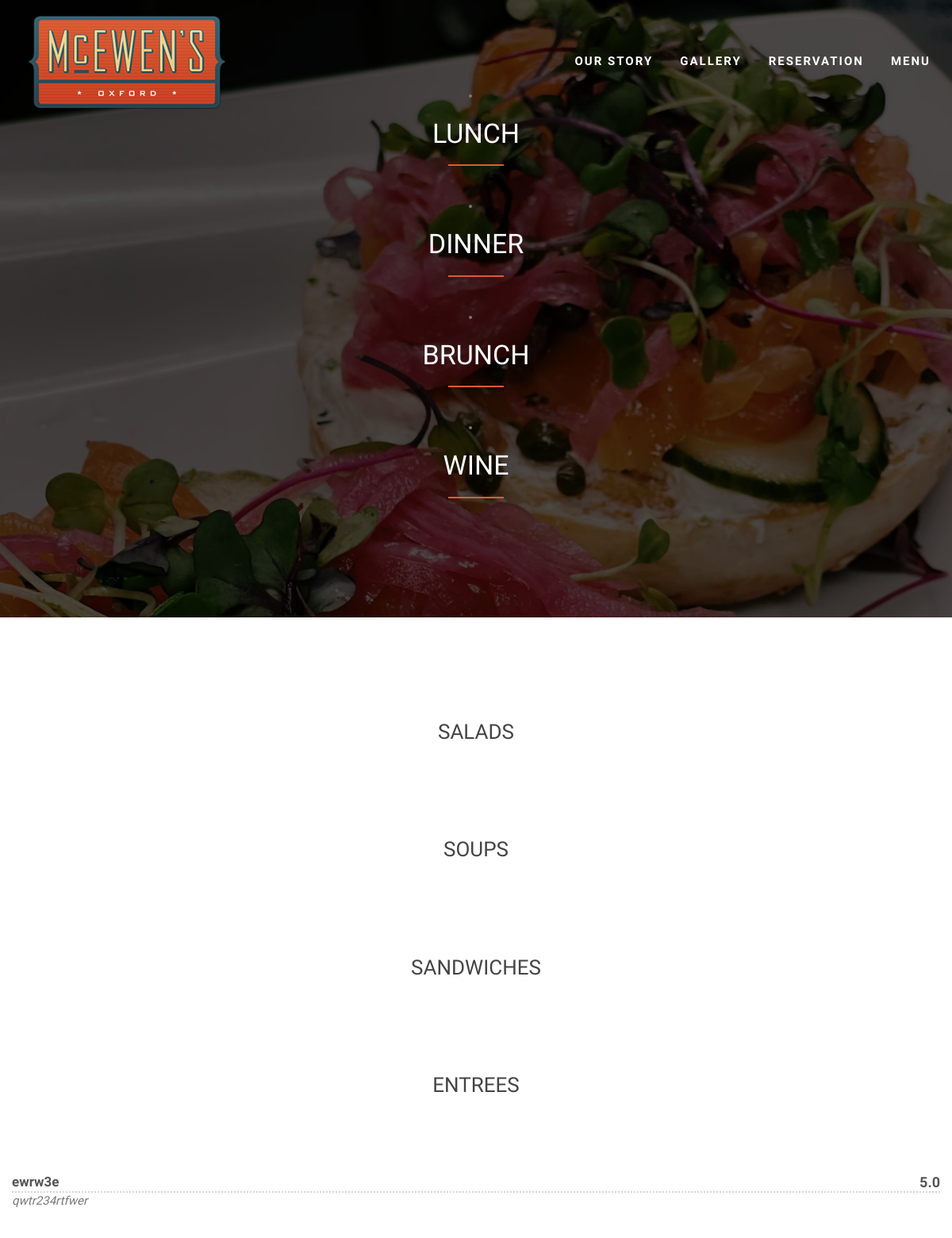
The app's page /brunch/ with its own data.
### mcewens/models.py (models this page shows)
class MenuItem(models.Model):
    name = models.CharField(max_length=50)
    CATEGORY_CHOICES = (
        ("Brunch", "Brunch"),
        ("Lunch", "Lunch"),
        ("Dinner", "Dinner"),
        ("Wine and Cocktails", "Wine and Cocktails"),
    )
    category = models.CharField(choices=CATEGORY_CHOICES, max_length=50)
    TYPE_CHOICES = (
        ("Appetizers", "Appetizers"),
        ("Salads", "Salads"),
        ("Soups", "Soups"),
        ("Entrees", "Entrees"),
        ("Sandwiches", "Sandwiches"),
        ("Wine", "Wine"),
        ("Cocktails", "Cocktails"),
    )
    item_type = models.CharField(choices=TYPE_CHOICES, max_length=50, blank=True)
    description = models.TextField(max_length=200, blank=True)
    price = models.CharField(max_length=50)
    CURRENT_CHOICES = (
        (1, "On menu"),
        (0, "Not on menu"),
    )
    current = models.IntegerField(default=1, choices=CURRENT_CHOICES)
    class Meta:
        unique_together = ("name", "category")

### mcewens/views.py (the view)
# urls.py: path("brunch/", brunch_view, name="brunch"),
def brunch_view(request):
    TYPES = ("Salads", "Soups", "Sandwiches", "Entrees")
    brunch_item = get_current_by_category("Brunch").values()
    return render(request, "sunday_brunch.html", {"types": TYPES, "items": brunch_item})

### mcewens/models.py (called while the page is built)
def get_current_by_category(cat):
    return MenuItem.objects.filter(category=cat, current=1)

### mcewens/templates/sunday_brunch.html (shortened to what this page needs)
{% extends 'index.html' %} {% block content%}
<div id="restaurant-menu-brunch">
  <div class="section-title text-center center">
    <div class="overlay">
      <li>
        <a id="lunch-link" href="{% url 'lunch' %}" class="page-scroll">
          <h2>Lunch</h2>
        </a>
      </li>
      <hr />
      <li>
        <a id="dinner-link" href="{% url 'dinner' %}" class="page-scroll">
          <h2>Dinner</h2>
        </a>
      </li>
      <hr />
      <li>
        <a id="brunch-link" href="{% url 'brunch' %}" class="page-scroll">
          <h2>Brunch</h2>
        </a>
      </li>
      <hr />
      <li>
        <a id="wine-link" href="{% url 'wine' %}" class="page-scroll">
          <h2>Wine</h2>
        </a>
      </li>
      <hr />
    </div>
  </div>
  <div class="container">
    <div class="row">
   {% for type in types %}
      <div class="container">
        <div class="row">
           <div class="overlay">
            <h2 class="menu-section-title">{{ type }}</h2>
            <div class="overlay">
              <div class="container">
                <div class="row">
                    {% for item in items %} {% if item.item_type == type %}
                    <div class="menu-item">
                      <div class="menu-item-name">{{ item.name }}</div>
                      <div class="menu-item-price">{{ item.price }}</div>
                      <div class="menu-item-description">{{ item.description }}</div>
                    </div>
                    {% endif %} {% endfor %} {% endfor %}
                  </div>
                  {% endblock content%}

### mcewens/static/css/style.css (style rules this page uses)
body, html { font-family: 'Raleway', sans-serif; text-rendering: optimizeLegibility !important; -webkit-font-smoothing: antialiased !important; color: #777; font-weight: 300; width: 100% !important; height: 100% !important; -webkit-font-smoothing: antialiased !important; }
h2 { margin-bottom: 20px; margin: 10 0 20px 0; font-weight: 500; font-size: 34px; color: #333; text-transform: uppercase; }
a { color: #DB5C32; }
hr { height: 2px; width: 70px; text-align: center; position: relative; background: #DB5C32; margin: 0; margin-bottom: 40px; border: 0; }
.section-title { margin-bottom: 70px; }
.section-title .overlay { padding: 110px 0; background: rgba(0, 0, 0, 0.7); }
.section-title hr { margin: 0 auto; margin-bottom: 40px; }
#restaurant-menu-brunch .section-title { background: #444 url(../img/benny.jpg) center center no-repeat fixed; background-size: cover; }
#restaurant-menu-brunch .section-title h2 { color: #fff; }
#restaurant-menu-brunch .menu-section-title { font-size: 26px; display: block; font-weight: 500; color: #444; margin: 60px 0; text-align: center; }
#restaurant-menu-brunch .menu-item { margin: 35px 0; font-size: 18px; }
#restaurant-menu-brunch .menu-item-name { font-weight: 600; font-size: 17px; color: #555; border-bottom: 2px dotted rgb(213, 213, 213); }
#restaurant-menu-brunch .menu-item-description { font-style: italic; font-size: 15px; }
#restaurant-menu-brunch .menu-item-price { float: right; font-weight: 600; color: #555; margin-top: -26px; }

### records on screen
MenuItem: name "ewrw3e", price "5.0", description "qwtr234rtfwer"

### other values on screen
{{ type }} "SALADS" "SOUPS" "SANDWICHES" "ENTREES"
